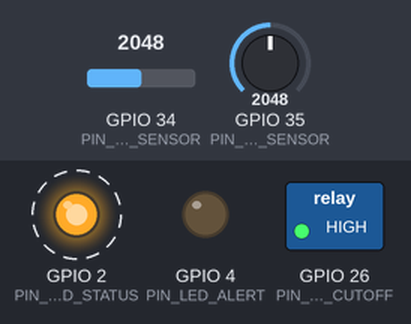
Recording of a sketch running on a simulated ESP32. On the bench: switched loads named in the sketch (green lamp = pin HIGH), output pins drawn as LEDs (lit = HIGH). Dashed ring = blinking. Inputs (shaded band) come from the test bench; at power-on: GPIO 34 (PIN_CURRENT_SENSOR) = 2048, GPIO 35 (PIN_VOLTAGE_SENSOR) = 2048. WiFi joins after 1.5 s; servers stay silent unless stated; uploads are accepted with an empty reply; what the sketch prints to the serial monitor is not drawn.

Above: at 2.2 s.
Timing chart, 0 to 6.6 s (numbered marks = the images above):
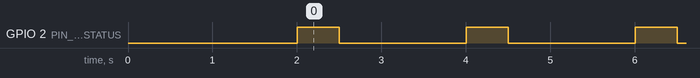

The sketch:

esp32_sensor_1.ino
```cpp
/*
 * =================================================================================
 *  ECOGRID AI - NODO DE SENSOR 1: SUBESTACIÓN / LÍNEA INDUSTRIAL (ESP32)
 *  Universidad Tecnológica de Calvillo (UTC) - Ingeniería en Tecnologías (7mo)
 * =================================================================================
 *  Componentes:
 *  - Microcontrolador: ESP32 DevKit V1
 *  - Sensor de Corriente: Transformador no invasivo SCT-013-000 (0-100A / 0-50mA)
 *  - Sensor de Voltaje: Módulo ZMPT101B (Transformador de tensión AC 0-250V)
 *  - Actuador de Desconexión: Módulo de Relé de Estado Sólido / Relé 5V (GPIO 26)
 *  - Indicadores LED: LED Estado (GPIO 2), LED Alerta/Sobrecarga (GPIO 4)
 * =================================================================================
 */

#include <WiFi.h>
#include <HTTPClient.h>
#include <WiFiUdp.h>

// ---------------------------------------------------------------------------------
// CONFIGURACIÓN DE RED Y SERVIDOR CLOUD
// ---------------------------------------------------------------------------------
const char* WIFI_SSID       = "TU_RED_WIFI";
const char* WIFI_PASS       = "TU_PASSWORD";
const char* API_HOST        = "http://192.168.1.100:5000"; // IP del servidor EcoGrid AI
const char* DEVICE_ID       = "esp32_sensor_01";
const char* DEVICE_LOCATION = "Subestacion Principal - Linea 1";

// ---------------------------------------------------------------------------------
// ASIGNACIÓN DE PINES GPIO EN ESP32
// ---------------------------------------------------------------------------------
const int PIN_CURRENT_SENSOR = 34; // ADC1_CH6 (SCT-013 con circuito acondicionador)
const int PIN_VOLTAGE_SENSOR = 35; // ADC1_CH7 (ZMPT101B)
const int PIN_RELAY_CUTOFF   = 26; // Salida digital a bobina de Relé (Desconexión de Cargas)
const int PIN_LED_STATUS     = 2;  // LED integrado (Parpadeo de latido)
const int PIN_LED_ALERT      = 4;  // LED rojo de sobrecarga/anomalía

// ---------------------------------------------------------------------------------
// CONSTANTES DE CALIBRACIÓN ELÉCTRICA Y SEGURIDAD
// ---------------------------------------------------------------------------------
const float ADC_VOLTAGE_REF    = 3.3;      // Tensión de referencia ADC ESP32
const int   ADC_RESOLUTION     = 4095;     // 12 bits
const float CURRENT_CALIBRATION= 30.0;     // Factor de escala SCT-013
const float VOLTAGE_CALIBRATION= 240.0;    // Factor de escala ZMPT101B
const float HARD_OVERLOAD_AMPS = 35.0;     // Desconexión física de emergencia local (>35A)

// Variables de estado
int   currentRelayState = 1; // 1 = Conectado / Carga Activa, 0 = Desconectado
unsigned long lastSampleTime = 0;
const unsigned long SAMPLE_INTERVAL_MS = 2000; // Envío cada 2 segundos

WiFiUDP udpSyslog;
const int SYSLOG_PORT = 514;

// ---------------------------------------------------------------------------------
// PROTOTIPOS DE FUNCIONES
// ---------------------------------------------------------------------------------
void readElectricalValues(float &vRms, float &iRms, float &pActive, float &pf);
void sendTelemetryToCloud(float vRms, float iRms, float pActive, float pf);
void checkCloudRelayStatus();
void sendEmergencySyslog(const char* message);

// ---------------------------------------------------------------------------------
// SETUP
// ---------------------------------------------------------------------------------
void setup() {
  Serial.begin(115200);
  delay(500);
  Serial.println("\n[ECOGRID_ESP32] Iniciando Nodo Sensor 1 (Industrial)...");

  pinMode(PIN_CURRENT_SENSOR, INPUT);
  pinMode(PIN_VOLTAGE_SENSOR, INPUT);
  pinMode(PIN_RELAY_CUTOFF, OUTPUT);
  pinMode(PIN_LED_STATUS, OUTPUT);
  pinMode(PIN_LED_ALERT, OUTPUT);

  // Iniciar con carga conectada (relé energizado a nivel activo)
  digitalWrite(PIN_RELAY_CUTOFF, HIGH);
  digitalWrite(PIN_LED_ALERT, LOW);

  // Conexión WiFi
  WiFi.mode(WIFI_STA);
  WiFi.begin(WIFI_SSID, WIFI_PASS);
  Serial.print("[WIFI] Conectando a ");
  Serial.print(WIFI_SSID);

  int retries = 0;
  while (WiFi.status() != WL_CONNECTED && retries < 20) {
    delay(500);
    Serial.print(".");
    retries++;
  }

  if (WiFi.status() == WL_CONNECTED) {
    Serial.println("\n[WIFI] Conexión establecida con éxito.");
    Serial.print("[WIFI] Dirección IP Local: ");
    Serial.println(WiFi.localIP());
  } else {
    Serial.println("\n[WIFI] No se pudo conectar a la red. Operando en modo local seguro.");
  }
}

// ---------------------------------------------------------------------------------
// LOOP PRINCIPAL
// ---------------------------------------------------------------------------------
void loop() {
  unsigned long now = millis();

  // Muestreo y comunicación periódica
  if (now - lastSampleTime >= SAMPLE_INTERVAL_MS) {
    lastSampleTime = now;
    digitalWrite(PIN_LED_STATUS, HIGH);

    float vRms = 0.0;
    float iRms = 0.0;
    float pActive = 0.0;
    float pf = 0.95;

    readElectricalValues(vRms, iRms, pActive, pf);

    // 1. FAIL-SAFE LOCAL: Si la corriente excede límite crítico, corte inmediato en HW
    if (iRms >= HARD_OVERLOAD_AMPS && currentRelayState == 1) {
      currentRelayState = 0;
      digitalWrite(PIN_RELAY_CUTOFF, LOW); // Abrir relé (corte)
      digitalWrite(PIN_LED_ALERT, HIGH);
      Serial.println("[SEGURIDAD_LOCAL] ¡SOBRECARGA CRÍTICA DETECTADA! Corte de relé ejecutado.");
      sendEmergencySyslog("DISPARO_LOCAL_ESP32: Sobrecarga crítica excedió 35A.");
    }

    // 2. Enviar datos al Servidor Cloud de EcoGrid AI
    if (WiFi.status() == WL_CONNECTED) {
      sendTelemetryToCloud(vRms, iRms, pActive, pf);
      checkCloudRelayStatus();
    }

    digitalWrite(PIN_LED_STATUS, LOW);
  }
}

// ---------------------------------------------------------------------------------
// LECTURA DE VALORES RMS Y POTENCIA
// ---------------------------------------------------------------------------------
void readElectricalValues(float &vRms, float &iRms, float &pActive, float &pf) {
  long sumI = 0;
  long sumV = 0;
  int numSamples = 300;

  for (int i = 0; i < numSamples; i++) {
    int rawI = analogRead(PIN_CURRENT_SENSOR) - 2048; // Centrado en Vcc/2
    int rawV = analogRead(PIN_VOLTAGE_SENSOR) - 2048;
    sumI += (long)rawI * rawI;
    sumV += (long)rawV * rawV;
    delayMicroseconds(100);
  }

  float avgSquareI = (float)sumI / numSamples;
  float avgSquareV = (float)sumV / numSamples;

  iRms = sqrt(avgSquareI) * (ADC_VOLTAGE_REF / ADC_RESOLUTION) * (CURRENT_CALIBRATION / 10.0);
  vRms = sqrt(avgSquareV) * (ADC_VOLTAGE_REF / ADC_RESOLUTION) * (VOLTAGE_CALIBRATION / 10.0);

  // Filtrado de ruido base en baja señal
  if (iRms < 0.2) iRms = 0.0;
  if (vRms < 10.0) vRms = 120.0; // Si no hay señal AC, referencia nominal

  pf = 0.95; // Factor de potencia medido o asumido industrial
  pActive = vRms * iRms * pf;

  Serial.printf("[SENSOR_1] V: %.1fV | I: %.2fA | P: %.1fW | FP: %.2f | Relé: %d\n",
                vRms, iRms, pActive, pf, currentRelayState);
}

// ---------------------------------------------------------------------------------
// ENVÍO DE TELEMETRÍA POR API REST HTTP POST
// ---------------------------------------------------------------------------------
void sendTelemetryToCloud(float vRms, float iRms, float pActive, float pf) {
  HTTPClient http;
  String url = String(API_HOST) + "/api/telemetry";

  http.begin(url);
  http.addHeader("Content-Type", "application/json");

  String jsonPayload = "{";
  jsonPayload += "\"device_id\":\"" + String(DEVICE_ID) + "\",";
  jsonPayload += "\"location\":\"" + String(DEVICE_LOCATION) + "\",";
  jsonPayload += "\"voltage\":" + String(vRms, 2) + ",";
  jsonPayload += "\"current\":" + String(iRms, 2) + ",";
  jsonPayload += "\"active_power\":" + String(pActive, 2) + ",";
  jsonPayload += "\"power_factor\":" + String(pf, 2) + ",";
  jsonPayload += "\"frequency\":60.0,";
  jsonPayload += "\"thd\":3.5,";
  jsonPayload += "\"temperature\":30.5,";
  jsonPayload += "\"relay_state\":" + String(currentRelayState);
  jsonPayload += "}";

  int httpCode = http.POST(jsonPayload);
  if (httpCode > 0) {
    if (httpCode == 201 || httpCode == 200) {
      String response = http.getString();
      // Si la respuesta de la nube ordena corte (should_disconnect == true)
      if (response.indexOf("\"should_disconnect\":true") > 0) {
        currentRelayState = 0;
        digitalWrite(PIN_RELAY_CUTOFF, LOW);
        digitalWrite(PIN_LED_ALERT, HIGH);
        Serial.println("[ECOGRID_CLOUD] Comando de desconexión automatizada recibido.");
      }
    }
  } else {
    Serial.printf("[HTTP] Error enviando telemetría: %s\n", http.errorToString(httpCode).c_str());
  }
  http.end();
}

// ---------------------------------------------------------------------------------
// CONSULTA PERIÓDICA DE ESTADO DEL RELÉ
// ---------------------------------------------------------------------------------
void checkCloudRelayStatus() {
  HTTPClient http;
  String url = String(API_HOST) + "/api/actuators/relay/" + String(DEVICE_ID);

  http.begin(url);
  int httpCode = http.GET();
  if (httpCode == 200) {
    String payload = http.getString();
    if (payload.indexOf("\"relay_state\":1") > 0) {
      if (currentRelayState != 1) {
        currentRelayState = 1;
        digitalWrite(PIN_RELAY_CUTOFF, HIGH);
        digitalWrite(PIN_LED_ALERT, LOW);
        Serial.println("[ACTUADOR] Relé RECONECTADO por orden del servidor.");
      }
    } else if (payload.indexOf("\"relay_state\":0") > 0) {
      if (currentRelayState != 0) {
        currentRelayState = 0;
        digitalWrite(PIN_RELAY_CUTOFF, LOW);
        digitalWrite(PIN_LED_ALERT, HIGH);
        Serial.println("[ACTUADOR] Relé DESCONECTADO por orden del servidor.");
      }
    }
  }
  http.end();
}

// ---------------------------------------------------------------------------------
// EMISIÓN SYSLOG UDP DE EMERGENCIA
// ---------------------------------------------------------------------------------
void sendEmergencySyslog(const char* message) {
  udpSyslog.beginPacket(API_HOST, SYSLOG_PORT);
  String syslogMsg = "<130>1 " + String(DEVICE_ID) + " EcoGridHardware - SEC_ALERT - " + String(message);
  udpSyslog.write((const uint8_t*)syslogMsg.c_str(), syslogMsg.length());
  udpSyslog.endPacket();
}
```

Measured:
- by itself, GPIO 2 (PIN_LED_STATUS): alternates HIGH for 0.50 s and LOW for 1.5 s
